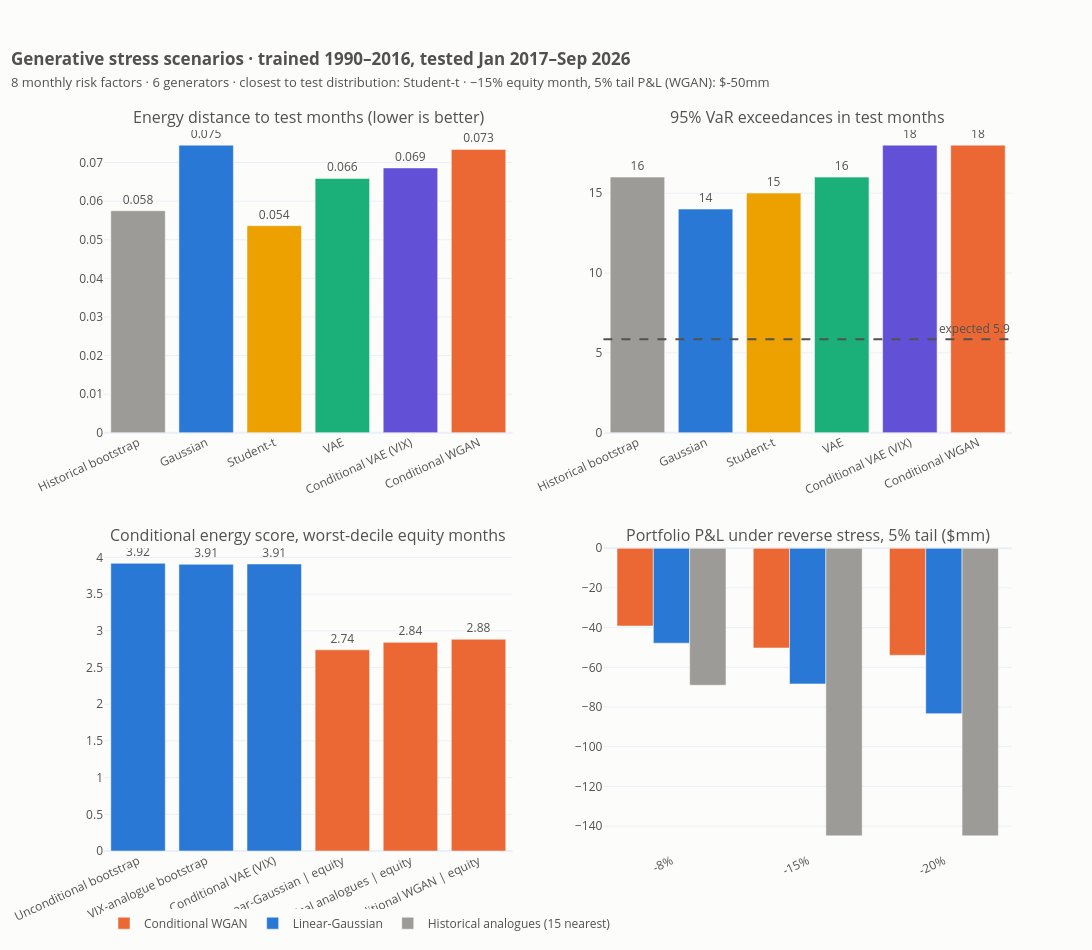

Source (notebook cell):
### Markdown cell above
## 8. Results dashboard

### Code cell
dash = make_subplots(
    rows=2,
    cols=2,
    vertical_spacing=0.16,
    horizontal_spacing=0.1,
    subplot_titles=(
        "Energy distance to test months (lower is better)",
        "95% VaR exceedances in test months",
        "Conditional energy score, worst-decile equity months",
        "Portfolio P&L under reverse stress, 5% tail ($mm)",
    ),
)
names = list(scorecard.index)
dash.add_trace(
    go.Bar(
        x=names,
        y=scorecard["energy distance"],
        marker_color=[GEN_COLORS[n] for n in names],
        showlegend=False,
        text=scorecard["energy distance"].round(3),
        textposition="outside",
    ),
    1,
    1,
)
dash.add_trace(
    go.Bar(
        x=names,
        y=scorecard["test exceedances"],
        marker_color=[GEN_COLORS[n] for n in names],
        showlegend=False,
        text=scorecard["test exceedances"].astype(int),
        textposition="outside",
    ),
    1,
    2,
)
dash.add_hline(
    y=0.05 * len(pnl_test),
    line_dash="dash",
    line_color=INK_2,
    row=1,
    col=2,
    annotation_text=f"expected {0.05 * len(pnl_test):.1f}",
)
ct = cond_table["mean energy score (worst-decile equity months)"]
dash.add_trace(
    go.Bar(
        x=ct.index,
        y=ct.values,
        showlegend=False,
        text=ct.round(2),
        textposition="outside",
        marker_color=[
            PALETTE[0] if g == "state" else PALETTE[1]
            for g in cond_table["group"]
        ],
    ),
    2,
    1,
)
for m, col in model_cols.items():
    vals = [
        stress_table.loc[(f"{l:.0%}", m), "P&L 5% tail $mm"]
        for l in STRESS_LEVELS
    ]
    dash.add_trace(
        go.Bar(
            x=[f"{l:.0%}" for l in STRESS_LEVELS],
            y=vals,
            name=m,
            marker_color=col,
        ),
        2,
        2,
    )
best = scorecard["energy distance"].idxmin()
dash.update_layout(
    height=950,
    width=1400,
    template="plotly_white",
    paper_bgcolor=SURFACE,
    plot_bgcolor=SURFACE,
    font=dict(color=INK_2),
    barmode="group",
    legend=dict(orientation="h", y=-0.08),
    margin=dict(t=130),
    title=dict(
        x=0.01,
        text=(
            "<b>Generative stress scenarios · trained 1990–2016, tested"
            f" {X.index[test][0]:%b %Y}–{X.index[-1]:%b %Y}</b><br>"
            f"<span style='font-size:13px;color:{INK_2}'>8 monthly risk"
            " factors · 6 generators · closest to test distribution:"
            f" {best} · "
            "−15% equity month, 5% tail P&L (WGAN):"
            f" ${stress_table.loc[('-15%', 'Conditional WGAN'), 'P&L 5% tail $mm']:,.0f}mm</span>"
        ),
    ),
)
dash.update_xaxes(tickangle=-25)
save_dashboard(dash, "dashboard")
scorecard.to_csv(OUT_DIR / "generator_scorecard.csv")
cond_table.to_csv(OUT_DIR / "conditional_energy_scores.csv")
stress_table.to_csv(OUT_DIR / "reverse_stress_table.csv")
pd.DataFrame(
    to_units(
        gen_cwgan_given(
            np.full(5_000, (-15 - mu_tr["S&P 500 %"]) / sd_tr["S&P 500 %"])
        )
    ),
    columns=FACTORS,
).to_csv(OUT_DIR / "wgan_scenarios_equity_minus15.csv", index=False)
dash.show()

### Figure 1 — Plotly figure (JSON) as saved in the notebook; plotly's stock layout.template omitted (floating-point values rounded to 4 significant figures)
{"data": [{"marker": {"color": ["#9c9b97", "#2a78d6", "#eda100", "#1baf7a", "#6250d6", "#eb6834"]}, "showlegend": false, "text": [0.058, 0.075, 0.054, 0.066, 0.069, 0.073], "textposition": "outside", "type": "bar", "x": ["Historical bootstrap", "Gaussian", "Student-t", "VAE", "Conditional VAE (VIX)", "Conditional WGAN"], "xaxis": "x", "y": [0.05753, 0.07451, 0.05365, 0.06589, 0.06861, 0.0734], "yaxis": "y"}, {"marker": {"color": ["#9c9b97", "#2a78d6", "#eda100", "#1baf7a", "#6250d6", "#eb6834"]}, "showlegend": false, "text": [16.0, 14.0, 15.0, 16.0, 18.0, 18.0], "textposition": "outside", "type": "bar", "x": ["Historical bootstrap", "Gaussian", "Student-t", "VAE", "Conditional VAE (VIX)", "Conditional WGAN"], "xaxis": "x2", "y": [16.0, 14.0, 15.0, 16.0, 18.0, 18.0], "yaxis": "y2"}, {"marker": {"color": ["#2a78d6", "#2a78d6", "#2a78d6", "#eb6834", "#eb6834", "#eb6834"]}, "showlegend": false, "text": [3.92, 3.91, 3.91, 2.74, 2.84, 2.88], "textposition": "outside", "type": "bar", "x": ["Unconditional bootstrap", "VIX-analogue bootstrap", "Conditional VAE (VIX)", "Linear-Gaussian | equity", "Historical analogues | equity", "Conditional WGAN | equity"], "xaxis": "x3", "y": [3.92, 3.907, 3.911, 2.741, 2.843, 2.885], "yaxis": "y3"}, {"marker": {"color": "#eb6834"}, "name": "Conditional WGAN", "type": "bar", "x": ["-8%", "-15%", "-20%"], "xaxis": "x4", "y": [-39.22, -50.25, -53.94], "yaxis": "y4"}, {"marker": {"color": "#2a78d6"}, "name": "Linear-Gaussian", "type": "bar", "x": ["-8%", "-15%", "-20%"], "xaxis": "x4", "y": [-47.84, -68.39, -83.34], "yaxis": "y4"}, {"marker": {"color": "#9c9b97"}, "name": "Historical analogues (15 nearest)", "type": "bar", "x": ["-8%", "-15%", "-20%"], "xaxis": "x4", "y": [-69.06, -144.9, -144.9], "yaxis": "y4"}], "layout": {"annotations": [{"font": {"size": 16}, "showarrow": false, "text": "Energy distance to test months (lower is better)", "x": 0.225, "xanchor": "center", "xref": "paper", "y": 1.0, "yanchor": "bottom", "yref": "paper"}, {"font": {"size": 16}, "showarrow": false, "text": "95% VaR exceedances in test months", "x": 0.775, "xanchor": "center", "xref": "paper", "y": 1.0, "yanchor": "bottom", "yref": "paper"}, {"font": {"size": 16}, "showarrow": false, "text": "Conditional energy score, worst-decile equity months", "x": 0.225, "xanchor": "center", "xref": "paper", "y": 0.42, "yanchor": "bottom", "yref": "paper"}, {"font": {"size": 16}, "showarrow": false, "text": "Portfolio P&L under reverse stress, 5% tail ($mm)", "x": 0.775, "xanchor": "center", "xref": "paper", "y": 0.42, "yanchor": "bottom", "yref": "paper"}, {"showarrow": false, "text": "expected 5.9", "x": 1, "xanchor": "right", "xref": "x2 domain", "y": 5.85, "yanchor": "bottom", "yref": "y2"}], "barmode": "group", "font": {"color": "#52514e"}, "height": 950, "legend": {"orientation": "h", "y": -0.08}, "margin": {"t": 130}, "paper_bgcolor": "#fcfcfb", "plot_bgcolor": "#fcfcfb", "shapes": [{"line": {"color": "#52514e", "dash": "dash"}, "type": "line", "x0": 0, "x1": 1, "xref": "x2 domain", "y0": 5.85, "y1": 5.85, "yref": "y2"}], "title": {"text": "<b>Generative stress scenarios · trained 1990–2016, tested Jan 2017–Sep 2026</b><br><span style='font-size:13px;color:#52514e'>8 monthly risk factors · 6 generators · closest to test distribution: Student-t · −15% equity month, 5% tail P&L (WGAN): $-50mm</span>", "x": 0.01}, "width": 1400, "xaxis": {"anchor": "y", "domain": [0.0, 0.45], "tickangle": -25}, "xaxis2": {"anchor": "y2", "domain": [0.55, 1.0], "tickangle": -25}, "xaxis3": {"anchor": "y3", "domain": [0.0, 0.45], "tickangle": -25}, "xaxis4": {"anchor": "y4", "domain": [0.55, 1.0], "tickangle": -25}, "yaxis": {"anchor": "x", "domain": [0.58, 1.0]}, "yaxis2": {"anchor": "x2", "domain": [0.58, 1.0]}, "yaxis3": {"anchor": "x3", "domain": [0.0, 0.42]}, "yaxis4": {"anchor": "x4", "domain": [0.0, 0.42]}}}
